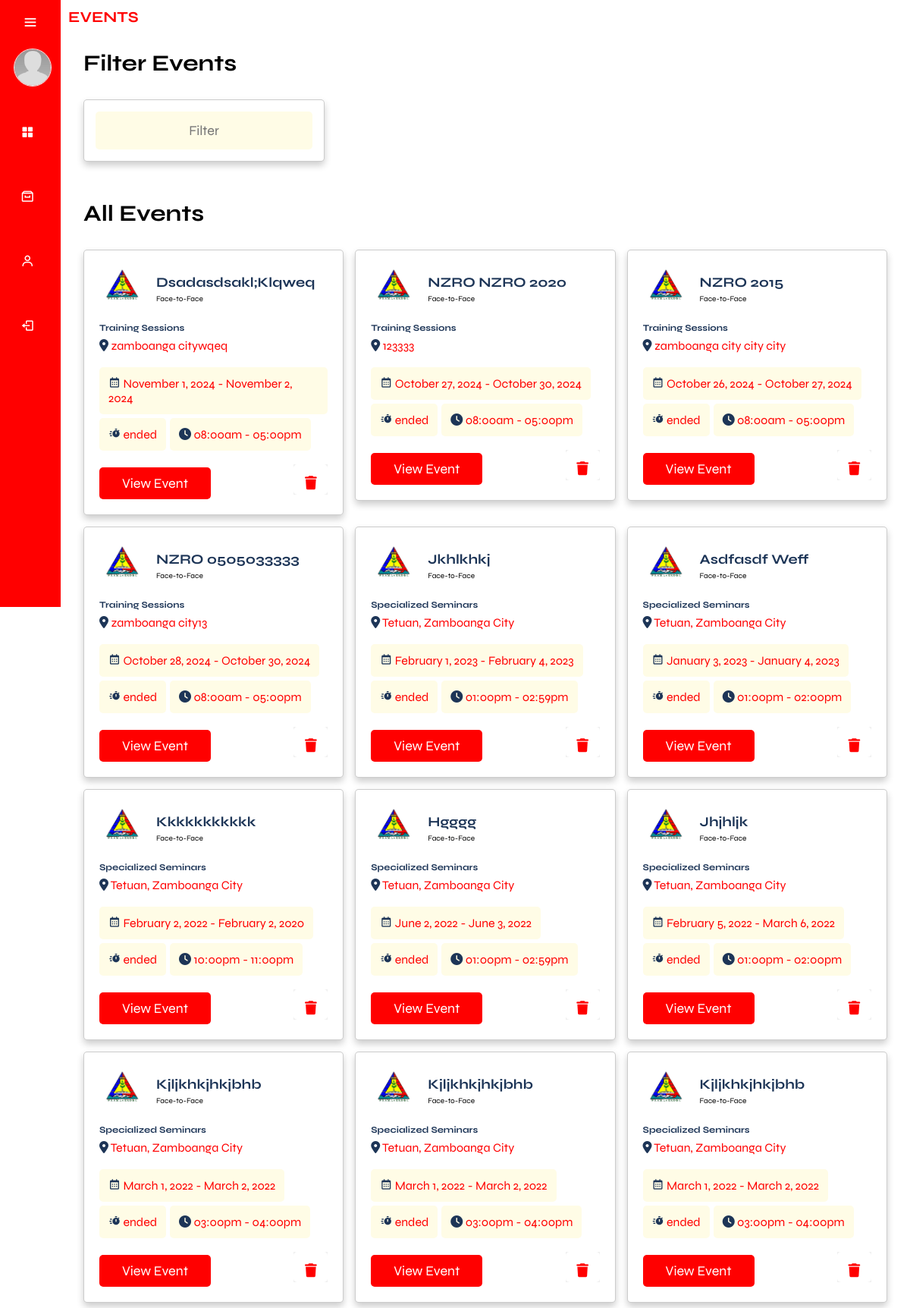
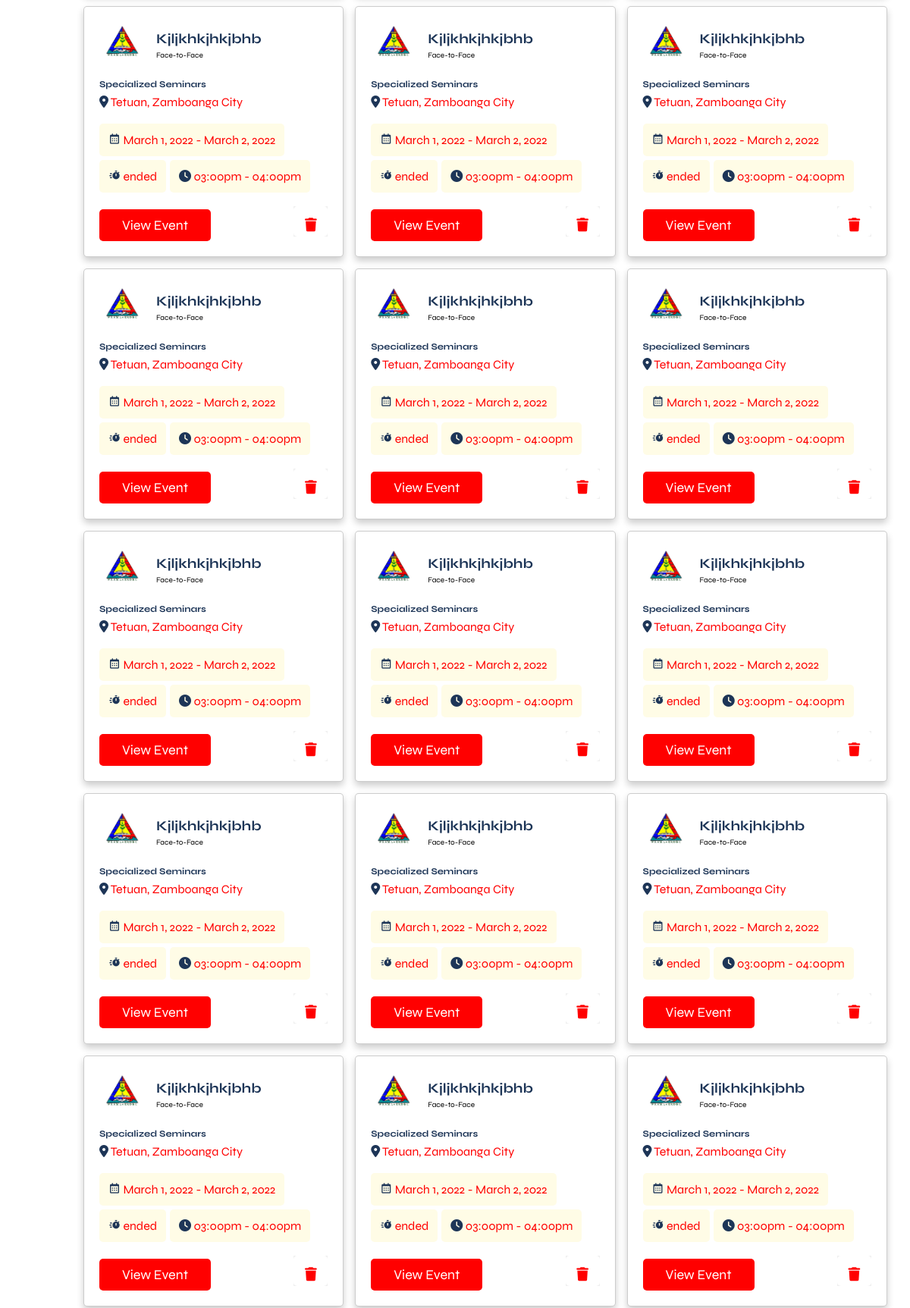
The app's page /admin/historyy.php (upper part) with its own data (2 pictures, top to bottom).
### tables this page shows
CREATE TABLE `events` (
  `event_id` int(11) NOT NULL,
  `event_title` varchar(255) NOT NULL,
  `event_description` text DEFAULT NULL,
  `event_type` varchar(50) NOT NULL,
  `event_mode` varchar(50) NOT NULL,
  `event_photo_path` varchar(255) DEFAULT NULL,
  `location` varchar(255) NOT NULL,
  `date_start` date NOT NULL,
  `date_end` date NOT NULL,
  `time_start` time NOT NULL,
  `time_end` time NOT NULL,
  `date_created` timestamp NOT NULL DEFAULT current_timestamp(),
  `event_link` text DEFAULT NULL,
  `cancelReason` text NOT NULL,
  `event_cancel` varchar(255) NOT NULL,
  `participant_limit` int(11) NOT NULL
);

### function/F.getEventHistory.php (the view, shortened to what this page needs)
<?php
    require_once('../db.connection/connection.php');
    $sql = "SELECT * FROM Events WHERE NOW() > CONCAT(date_end, ' ', time_end) ORDER BY date_created DESC";
    $result = mysqli_query($conn, $sql);
    while ($row = mysqli_fetch_assoc($result)) {
        $eventTitle = $row['event_title'];
        $eventLocation = $row['location'];
        $eventDateStart = date('F j, Y', strtotime($row['date_start']));
        $eventDateEnd = date('F j, Y', strtotime($row['date_end']));
        $eventTimeStart = date('h:ia', strtotime($row['time_start']));
        $eventTimeEnd = date('h:ia', strtotime($row['time_end']));
        $eventMode = $row['event_mode'];
        $eventType = $row['event_type'];
        $eventId = $row['event_id'];
        $eventTimeZone = new DateTimeZone('Asia/Manila');
        $currentDateTime = new DateTime('now', $eventTimeZone);
        $eventStartDateTime = new DateTime($row['date_start'] . ' ' . $row['time_start'], $eventTimeZone);
        $eventEndDateTime = new DateTime($row['date_end'] . ' ' . $row['time_end'], $eventTimeZone);
        $eventStatus = '';
        if ($currentDateTime > $eventEndDateTime) {
            $eventStatus = 'ended';
        }
        if ($eventStatus === 'ended') {
?>
            <div class="box" data-start-date="<?php echo $eventStartDateTime->format('Y-m-d H:i:s'); ?>" data-end-date="<?php echo $eventEndDateTime->format('Y-m-d H:i:s'); ?>">
                <div class="company">
                    <img src="img/wesmaarrdec-removebg-preview.png" alt="">
                    <div>
                        <h3><?php echo $eventTitle; ?></h3>
                        <span><?php echo $eventMode; ?></span>
                    </div>
                </div>
                <h3 class="event-title"><?php echo $eventType; ?></h3>
                <p class="location"><i class="fas fa-map-marker-alt"></i> <span><?php echo $eventLocation; ?></span></p>
                <div class="tags">
                    <p><i class='bx bx-calendar' ></i> <span><?php echo "$eventDateStart - $eventDateEnd"; ?></span></p>
                    <p><i class='bx bxs-timer'></i> <span><?php echo $eventStatus; ?></span></p>
                    <p><i class="fas fa-clock"></i> <span><?php echo "$eventTimeStart - $eventTimeEnd"; ?></span></p>
                </div>
                <div class="flex-btn">
                    <a href="view_eventHistory.php?event_id=<?php echo $row['event_id']; ?>" class="btn">view event</a>
                    <button class="btn_delete" onclick="confirmDeleteEvent('<?php echo $eventId; ?>')">
                        <i class="fa fa-trash"></i>
                    </button>
                </div>
            </div>
<?php
        }
    }
?>

### admin/css/main.css (style rules this page uses)
* { font-family: "Syne", sans-serif; margin: 0; padding: 0; box-sizing: border-box; text-decoration: none; outline: none; border: none; }
:root { --header-height: 3.5rem; --first-color: red; --first-color-alt: #1d3557; --first-color-light: hsl(var(--hue), 40%, 80%); --title-color: hsl(var(--hue), 24%, 16%); --text-color: black; --text-color-light: hsl(var(--hue), 8%, 60%); --white-color: hsl(0, 0%, 100%); --body-color: white; --container-color: #f1faee; --box-shadow: 0 .5rem 1rem rgba(0, 0, 0, .2); --light-bg: #FFFCE6; --border: .1rem solid rgba(0,0,0,.2); --body-font: "Syne", sans-serif; --biggest-font-size: 2rem; --h1-font-size: 1.5rem; --h2-font-size: 1.25rem; --h3-font-size: 1rem; --normal-font-size: .938rem; --small-font-size: .813rem; --smaller-font-size: .75rem; --font-regular: 400; --font-medium: 500; --font-semi-bold: 600; --z-tooltip: 10; --z-fixed: 100; --z-modal: 1000; }
html { font-size: 62.5%; overflow-x: hidden; scroll-padding-top: 7rem; scroll-behavior: smooth; }
body { background-color: var(--body-color); }
.btn { display: inline-block; margin-top: 1rem; padding: 1rem 3rem; cursor: pointer; font-size: 1.8rem; color: var(--body-color); background-color: var(--first-color); border-radius: .5rem; text-transform: capitalize; text-align: center; margin-right: 4rem; }
.flex-btn { display: flex; align-items: center; justify-content: space-between; column-gap: 1rem; flex-wrap: wrap; }
.event-container .box-container .box { background-color: var(--body-color); border-radius: .5rem; border: var(--border); padding: 2rem; box-shadow: var(--box-shadow); overflow-x: hidden; display: block; }
.event-container .box-container .box .company { display: flex; align-items: center; gap: 1.5rem; margin-bottom: 1.5rem; }
.event-container .box-container .box .company img { height: 6rem; width: 6rem; object-fit: contain; }
.event-container .box-container .box .company h3 { font-size: 1.8rem; color: var(--first-color-alt); text-overflow: ellipsis; overflow-x: hidden; text-transform: capitalize; padding-bottom: .5rem; }
.event-container .box-container .box .event-title { font-size: 1.2rem; color: var(--first-color-alt); text-transform: capitalize; overflow-x: hidden; text-overflow: ellipsis; }
.event-container .box-container .box .location { padding: .7rem 0; font-size: 1.6rem; color: var(--first-color); }
.event-container .box-container .box .location i { color: var(--first-color-alt); }
.event-container .box-container .box .tags { display: flex; flex-wrap: wrap; gap: .5rem; margin: 1.2rem 0; }
.event-container .box-container .box .tags p { padding: 1.2rem; border-radius: .5rem; color: var(--first-color); font-size: 1.6rem; background-color: var(--light-bg); }
.event-container .box-container .box .tags p i { color: var(--first-color-alt); }
.event-container .box-container .box .fa-pen-to-square, .event-container .box-container .box .fa-circle-check, .event-container .box-container .box .fa-trash { border-radius: .5rem; background-color: var(--body-color); color: var(--first-color); font-size: 1.8rem; cursor: pointer; height: 4rem; width: 4.5rem; line-height: 5rem; }
.box-container > div { width: calc(33.33% - 10px); box-sizing: border-box; }

### records on screen
events: event_title "Dsadasdsakl;klqweq", event_mode "Face-to-Face", event_type "Training Sessions", location "zamboanga citywqeq", date_start "November 1, 2024", date_end "November 2, 2024", time_start "08:00am", time_end "05:00pm"
events: event_title "NZRO NZRO 2020", event_mode "Face-to-Face", event_type "Training Sessions", location "123333", date_start "October 27, 2024", date_end "October 30, 2024", time_start "08:00am", time_end "05:00pm"
events: event_title "NZRO 2015", event_mode "Face-to-Face", event_type "Training Sessions", location "zamboanga city city city", date_start "October 26, 2024", date_end "October 27, 2024", time_start "08:00am", time_end "05:00pm"
events: event_title "NZRO 0505033333", event_mode "Face-to-Face", event_type "Training Sessions", location "zamboanga city13", date_start "October 28, 2024", date_end "October 30, 2024", time_start "08:00am", time_end "05:00pm"
events: event_title "Jkhlkhkj", event_mode "Face-to-Face", event_type "Specialized Seminars", location "Tetuan, Zamboanga City", date_start "February 1, 2023", date_end "February 4, 2023", time_start "01:00pm", time_end "02:59pm"
events: event_title "Asdfasdf Weff", event_mode "Face-to-Face", event_type "Specialized Seminars", location "Tetuan, Zamboanga City", date_start "January 3, 2023", date_end "January 4, 2023", time_start "01:00pm", time_end "02:00pm"
events: event_title "Kkkkkkkkkkk", event_mode "Face-to-Face", event_type "Specialized Seminars", location "Tetuan, Zamboanga City", date_start "February 2, 2022", date_end "February 2, 2020", time_start "10:00pm", time_end "11:00pm"
events: event_title "Hgggg", event_mode "Face-to-Face", event_type "Specialized Seminars", location "Tetuan, Zamboanga City", date_start "June 2, 2022", date_end "June 3, 2022", time_start "01:00pm", time_end "02:59pm"
events: event_title "Jhjhljk", event_mode "Face-to-Face", event_type "Specialized Seminars", location "Tetuan, Zamboanga City", date_start "February 5, 2022", date_end "March 6, 2022", time_start "01:00pm", time_end "02:00pm"
events: event_title "Kjljkhkjhkjbhb", event_mode "Face-to-Face", event_type "Specialized Seminars", location "Tetuan, Zamboanga City", date_start "March 1, 2022", date_end "March 2, 2022", time_start "03:00pm", time_end "04:00pm"
events: event_title "Kjljkhkjhkjbhb", event_mode "Face-to-Face", event_type "Specialized Seminars", location "Tetuan, Zamboanga City", date_start "March 1, 2022", date_end "March 2, 2022", time_start "03:00pm", time_end "04:00pm"
events: event_title "Kjljkhkjhkjbhb", event_mode "Face-to-Face", event_type "Specialized Seminars", location "Tetuan, Zamboanga City", date_start "March 1, 2022", date_end "March 2, 2022", time_start "03:00pm", time_end "04:00pm"
events: event_title "Kjljkhkjhkjbhb", event_mode "Face-to-Face", event_type "Specialized Seminars", location "Tetuan, Zamboanga City", date_start "March 1, 2022", date_end "March 2, 2022", time_start "03:00pm", time_end "04:00pm"
events: event_title "Kjljkhkjhkjbhb", event_mode "Face-to-Face", event_type "Specialized Seminars", location "Tetuan, Zamboanga City", date_start "March 1, 2022", date_end "March 2, 2022", time_start "03:00pm", time_end "04:00pm"
events: event_title "Kjljkhkjhkjbhb", event_mode "Face-to-Face", event_type "Specialized Seminars", location "Tetuan, Zamboanga City", date_start "March 1, 2022", date_end "March 2, 2022", time_start "03:00pm", time_end "04:00pm"
events: event_title "Kjljkhkjhkjbhb", event_mode "Face-to-Face", event_type "Specialized Seminars", location "Tetuan, Zamboanga City", date_start "March 1, 2022", date_end "March 2, 2022", time_start "03:00pm", time_end "04:00pm"
events: event_title "Kjljkhkjhkjbhb", event_mode "Face-to-Face", event_type "Specialized Seminars", location "Tetuan, Zamboanga City", date_start "March 1, 2022", date_end "March 2, 2022", time_start "03:00pm", time_end "04:00pm"
events: event_title "Kjljkhkjhkjbhb", event_mode "Face-to-Face", event_type "Specialized Seminars", location "Tetuan, Zamboanga City", date_start "March 1, 2022", date_end "March 2, 2022", time_start "03:00pm", time_end "04:00pm"
events: event_title "Kjljkhkjhkjbhb", event_mode "Face-to-Face", event_type "Specialized Seminars", location "Tetuan, Zamboanga City", date_start "March 1, 2022", date_end "March 2, 2022", time_start "03:00pm", time_end "04:00pm"
events: event_title "Kjljkhkjhkjbhb", event_mode "Face-to-Face", event_type "Specialized Seminars", location "Tetuan, Zamboanga City", date_start "March 1, 2022", date_end "March 2, 2022", time_start "03:00pm", time_end "04:00pm"
events: event_title "Kjljkhkjhkjbhb", event_mode "Face-to-Face", event_type "Specialized Seminars", location "Tetuan, Zamboanga City", date_start "March 1, 2022", date_end "March 2, 2022", time_start "03:00pm", time_end "04:00pm"
events: event_title "Kjljkhkjhkjbhb", event_mode "Face-to-Face", event_type "Specialized Seminars", location "Tetuan, Zamboanga City", date_start "March 1, 2022", date_end "March 2, 2022", time_start "03:00pm", time_end "04:00pm"
events: event_title "Kjljkhkjhkjbhb", event_mode "Face-to-Face", event_type "Specialized Seminars", location "Tetuan, Zamboanga City", date_start "March 1, 2022", date_end "March 2, 2022", time_start "03:00pm", time_end "04:00pm"
events: event_title "Kjljkhkjhkjbhb", event_mode "Face-to-Face", event_type "Specialized Seminars", location "Tetuan, Zamboanga City", date_start "March 1, 2022", date_end "March 2, 2022", time_start "03:00pm", time_end "04:00pm"
events: event_title "Kjljkhkjhkjbhb", event_mode "Face-to-Face", event_type "Specialized Seminars", location "Tetuan, Zamboanga City", date_start "March 1, 2022", date_end "March 2, 2022", time_start "03:00pm", time_end "04:00pm"
events: event_title "Kjljkhkjhkjbhb", event_mode "Face-to-Face", event_type "Specialized Seminars", location "Tetuan, Zamboanga City", date_start "March 1, 2022", date_end "March 2, 2022", time_start "03:00pm", time_end "04:00pm"
events: event_title "Kjljkhkjhkjbhb", event_mode "Face-to-Face", event_type "Specialized Seminars", location "Tetuan, Zamboanga City", date_start "March 1, 2022", date_end "March 2, 2022", time_start "03:00pm", time_end "04:00pm"
